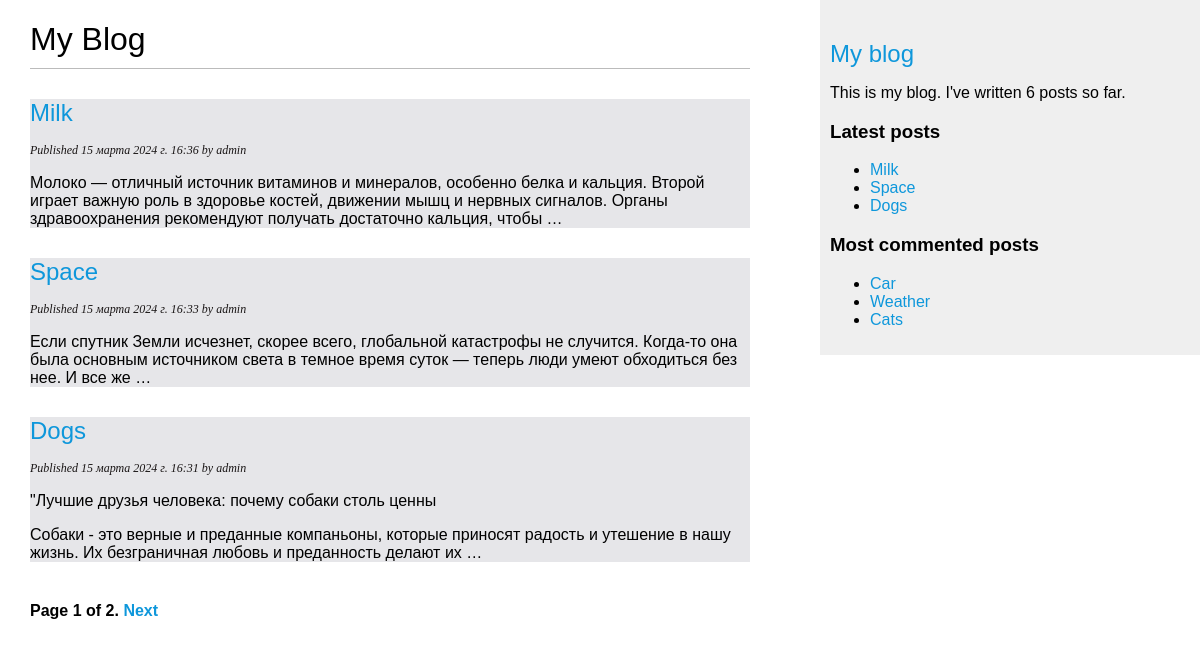
Page /blog/ on the earlier database version.
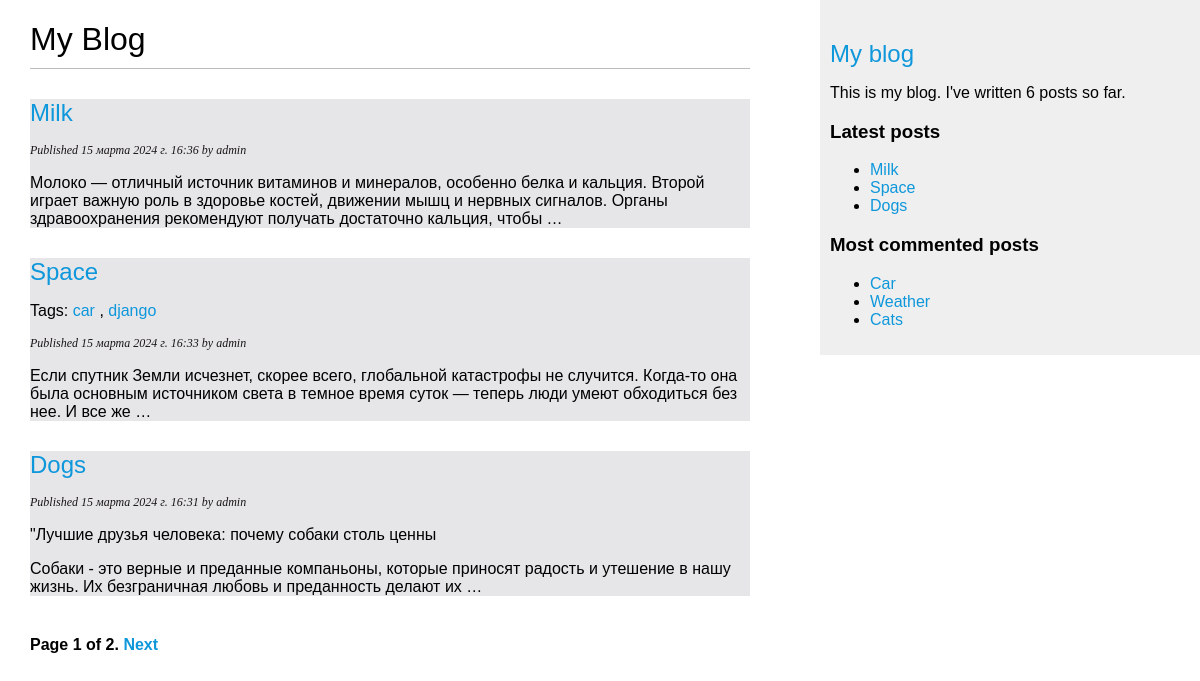
Same page on the later database version.
### blog/models.py (models this page shows, shortened)
class Post(models.Model):
    class Status(models.TextChoices):
        DRAFT = 'DF', 'Draft'
        PUBLISHED = 'PB', 'Published'
    title = models. CharField(max_length=250)
    slug = models.SlugField(max_length=250, unique_for_date='publish') # при использовании параметра unique_for_date поле slug должно быть уникальным для даты, сохраненной в поле publish
    author = models.ForeignKey(User, on_delete=models.CASCADE, related_name='blog_posts') #related_name, чтобы указывать имя обратной связи, от User к Post - user.blog_posts
    body = models.TextField()
    publish = models.DateTimeField(default=timezone.now)
    created = models.DateTimeField(auto_now_add=True)
    updated = models.DateTimeField(auto_now=True)
    status = models.CharField(max_length=2, choices=Status.choices, default=Status.DRAFT)
    tags = TaggableManager()
    objects = models.Manager() # менеджер, применяемый по умолчанию
    published = PublishedManager() # конкретно-прикладной менеджер
    class Meta:
        ordering = ['-publish']
        indexes = [
            models.Index(fields=['-publish']),
        ]
    def get_absolute_url(self):
        return reverse('blog:post_detail',
                       args=[self.publish.year,
                             self.publish.month,
                             self.publish.day,
                             self.slug])

### blog/views.py (the view)
# urls.py: path('', views.post_list, name='post_list'),
def post_list(request, tag_slug=None):
    post_list = Post.published.all()
    tag = None
    if tag_slug:
        tag = get_object_or_404(Tag, slug=tag_slug)
        post_list = post_list.filter(tags__in=[tag])
    paginator = Paginator(post_list, 3)
    page_number = request.GET.get('page', 1)
    try:
        posts = paginator.page(page_number)
    except PageNotAnInteger:
        posts = paginator.page(1)
    except EmptyPage:
        posts = paginator.page(paginator.num_pages)
    return render(request, 'blog/post/list.html', {'posts': posts, 'tag': tag})

### blog/models.py (called while the page is built)
    def get_queryset(self):
        return super().get_queryset().filter(status=Post.Status.PUBLISHED)

### blog/templatetags/blog_tags.py (called while the page is built)
@register.simple_tag
def total_posts():
    return Post.published.count()

@register.inclusion_tag('blog/post/latest_posts.html')
def show_latest_posts(count=5):
    latest_posts = Post.published.order_by('-publish')[:count]
    return {'latest_posts': latest_posts}

@register.simple_tag
def get_most_commented_posts(count=3):
    return Post.published.annotate(total_comments=Count('comments')).order_by('-total_comments')[:count]

@register.filter(name='markdown')
def markdown_format(text):
    return mark_safe(markdown.markdown(text))

### blog/templates/blog/post/list.html (shortened to what this page needs)
<!DOCTYPE html>
{% extends "blog/base.html" %}
{% load blog_tags %}
{% block content %}
    <h1>My Blog</h1>
    {% for post in posts %}
        <div class="post_bacround_color">
            <h2>
                <a href="{{ post.get_absolute_url }}">{{ post.title }}</a>
            </h2>
            <p class="tags">
                {% if post.tags.all %}
                    Tags:
                    {% for tag in post.tags.all %}
                        <a href="{% url 'blog:post_list_by_tag' tag.slug %}">{{ tag.name }}</a>
                        {% if not forloop.last %}, {% endif %}
                    {% endfor %}
                {% endif %}
            </p>
            <p class="date"> Published {{ post.publish }} by {{ post.author }}</p>
            {{ post.body|markdown|truncatewords_html:30  }}
        </div>
    {% endfor %}
    {% include "pagination.html" with page=posts %}
{% endblock %}

### blog/templates/blog/base.html (shortened to what this page needs)
<!DOCTYPE html>
{% load blog_tags %}
{% load static %}
<html>
<head>
    <link href="{% static 'css/blog.css' %}" rel="stylesheet">
</head>
<body>
    <div id="content">
        {% block content %}
        {% endblock %}
    </div>
    <div id="sidebar">
        <h2><a href="{% url 'blog:post_list' %}">My blog</a></h2>
        <p>This is my blog. I've written {% total_posts %} posts so far.</p>
        <h3>Latest posts</h3>
        {% show_latest_posts 3 %}
        <h3>Most commented posts</h3>
        {% get_most_commented_posts as most_commented_posts %}
        <ul>
            {% for post in most_commented_posts %}
                <li>
                    <a href="{{ post.get_absolute_url }}">{{ post.title }}</a>
                </li>
            {% endfor %}
        </ul>
    </div>
</body>
</html>

### blog/templates/blog/post/latest_posts.html
<!DOCTYPE html>
<ul>
    {% for post in latest_posts %}
        <li>
            <a href="{{ post.get_absolute_url }}">{{ post.title }}</a>
        </li>
    {% endfor %}
</ul>

Differences in the rows shown:
changed Post "Space": gains Tag (name "car"); gains Tag (name "django"); now shows "Tags:"
